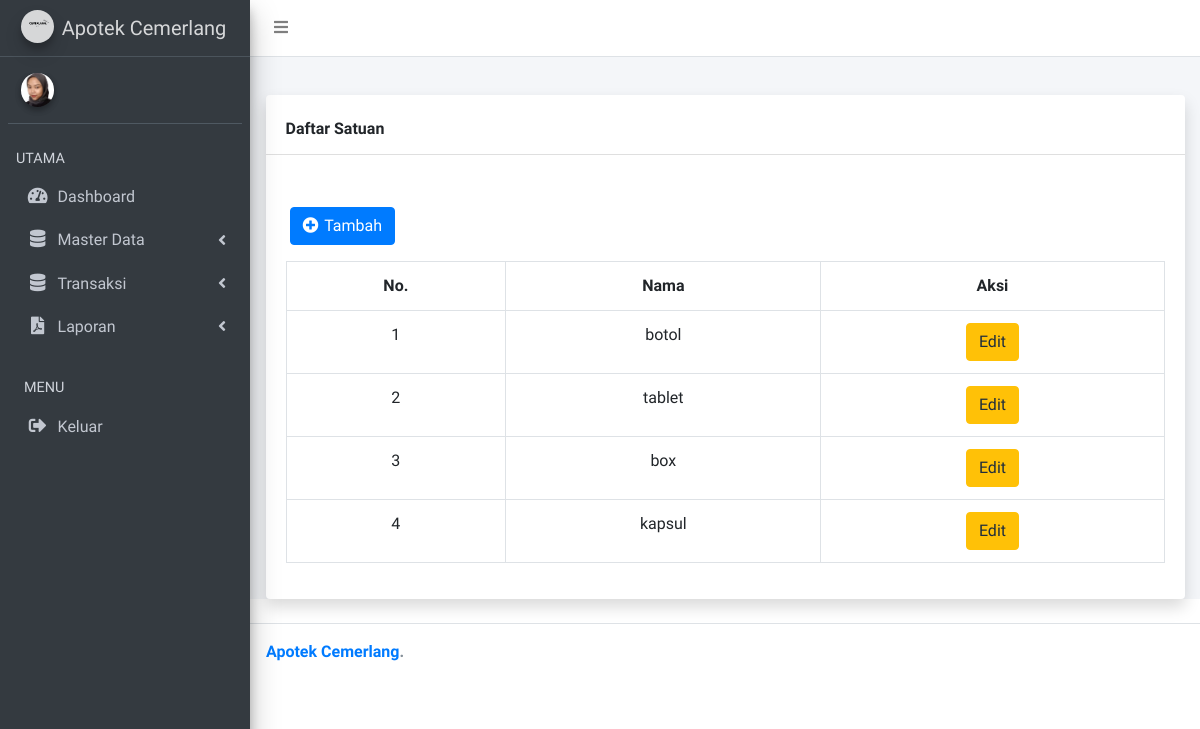
The app's page /index.php/satuan, older data.
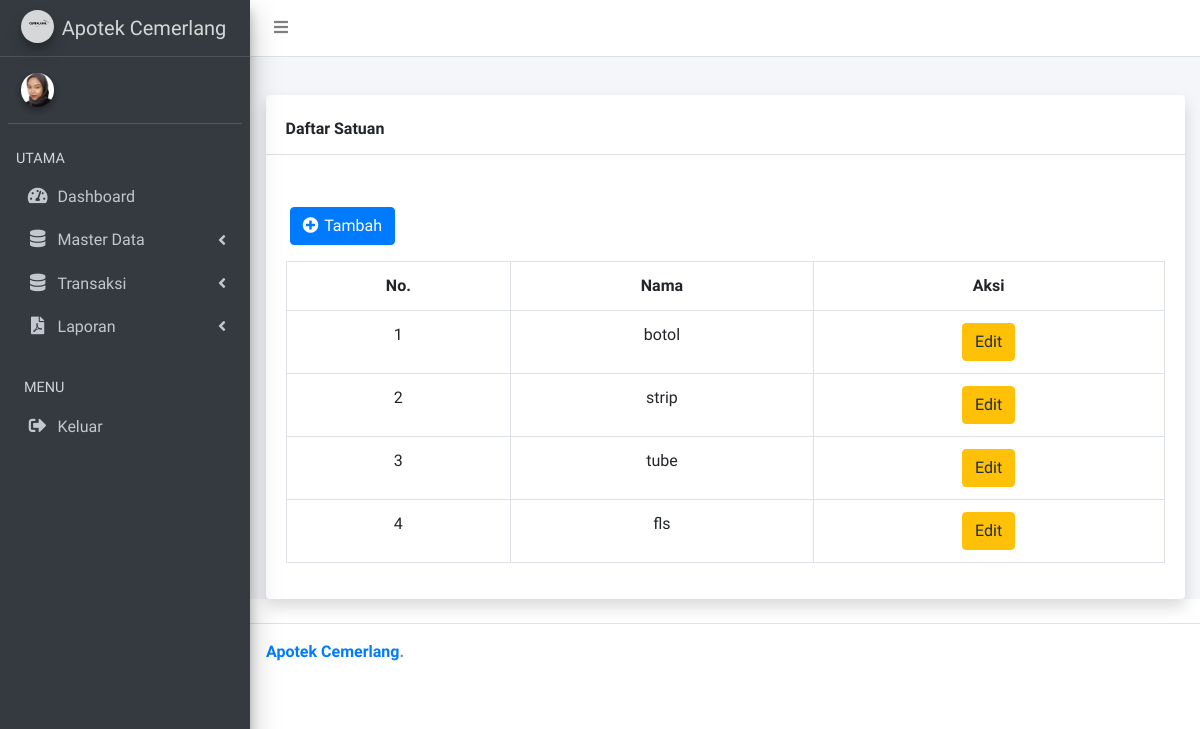
The same page, newer data.
### tables this page shows
CREATE TABLE `units` (
  `id` int(11) NOT NULL,
  `name` varchar(32) NOT NULL
);

### application/controllers/satuan.php (called while the page is built, shortened)
<?php
class satuan extends CI_Controller
{
    public function __construct()
    {
        $this->load->model('satuanModel');
    }
    public function index()
    {
        $data = [
            'data' => $this->satuanModel->index(),
            'title' => 'Daftar Satuan',
        ];
        $this->load->view('module/header', $data);
        $this->load->view('satuan/units', $data);
        $this->load->view('module/footer');
    }
}

### index.php (called while the page is built, shortened)
<?php
require_once BASEPATH.'core/CodeIgniter.php';

### application/models/satuanModel.php (called while the page is built, shortened)
<?php
class satuanModel extends CI_Model
{
    public function index()
    {
        return $this->db->get('units')->result();
    }
}

### application/views/satuan/units.php (the view, shortened to what this page needs)
<div class="content-wrapper">
  <section class="content-header">
  </section>
  <section class="content">
    <div class="container">
      <div class="card shadow mb-4">
        <div class="card-header py-3 mt-2">
          <h6 class="m-0 font-weight-bold "><?= $title?></h6>
        </div>
        <form action="{{ url('COA') }}" method="get">
        </form>
        <div class="card-body">
          <a href="#" class="btn btn-primary ml-1 mt-3 mb-3" id="tambah"> <i class="fas fa-plus-circle me-1  " style="letter-spacing: 2px"></i> Tambah </a>
          <div class="table-responsive">
            <table class="table table-bordered" id="dataTable" width="100%" cellspacing="0">
              <tr class="text-center">
                <th>No.</th>
                <th>Nama</th>
                <th>Aksi</th>
              </tr>
              <?php
              $no = 1;
              ?>
              <?php foreach ($data as $d) : ?>
                <tr class="text-center">
                  <td><?= $no ?></td>
                  <td> <?= $d->name ?> </td>
                  <td>
                    <a href="#" class="btn btn-warning" onclick="edit(<?= $d->id ?>)"> Edit</a>
                  </td>
                </tr>
                <?php
                $no++;
                ?>
              <?php endforeach; ?>
            </table>
          </div>
        </div>
      </div>
    </div>
  </section>
</div>

Row changes from the older to the newer data that the page shows:
changed units: name "tablet" → "strip"
changed units: name "box" → "tube"
changed units: name "kapsul" → "fls"
